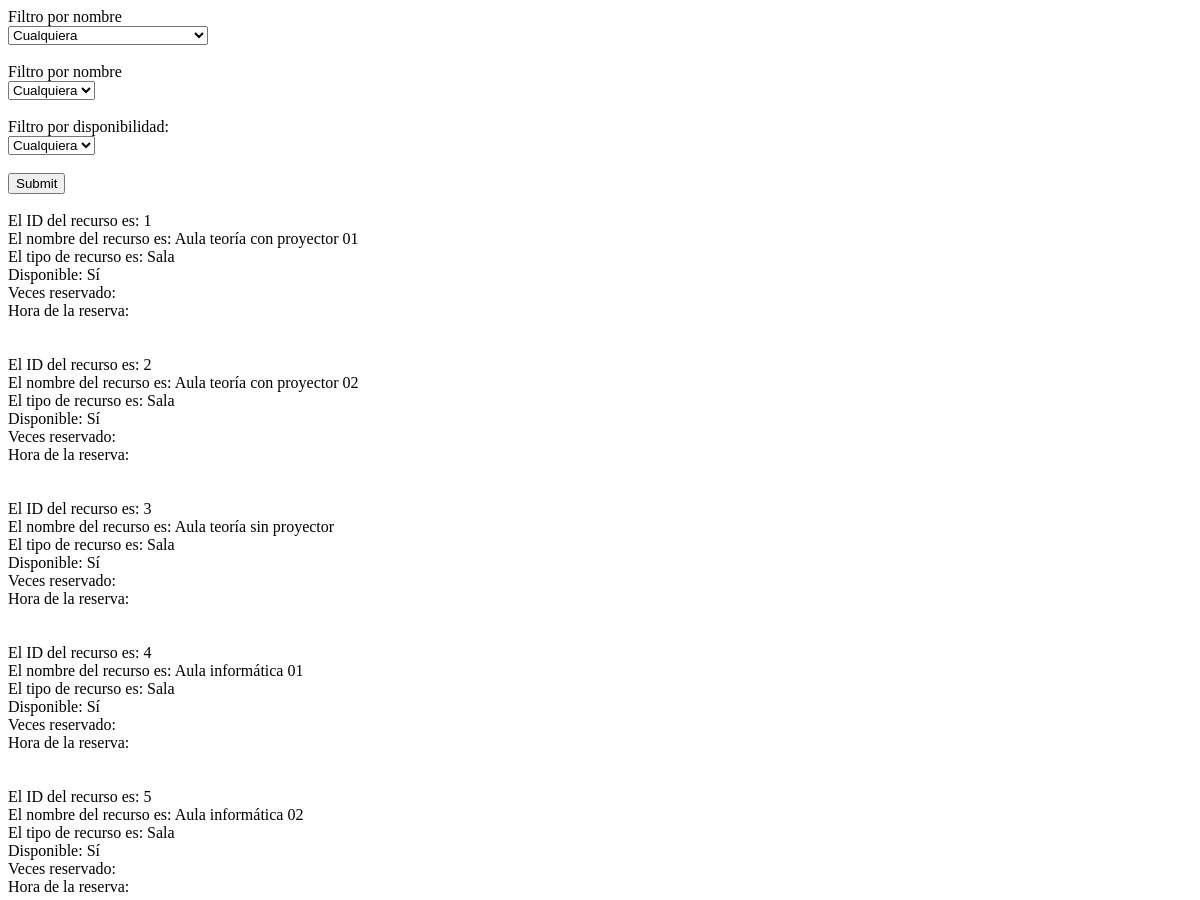
/Jorge/FiltroInicial.php (upper part), run on an earlier commit of the app's database.
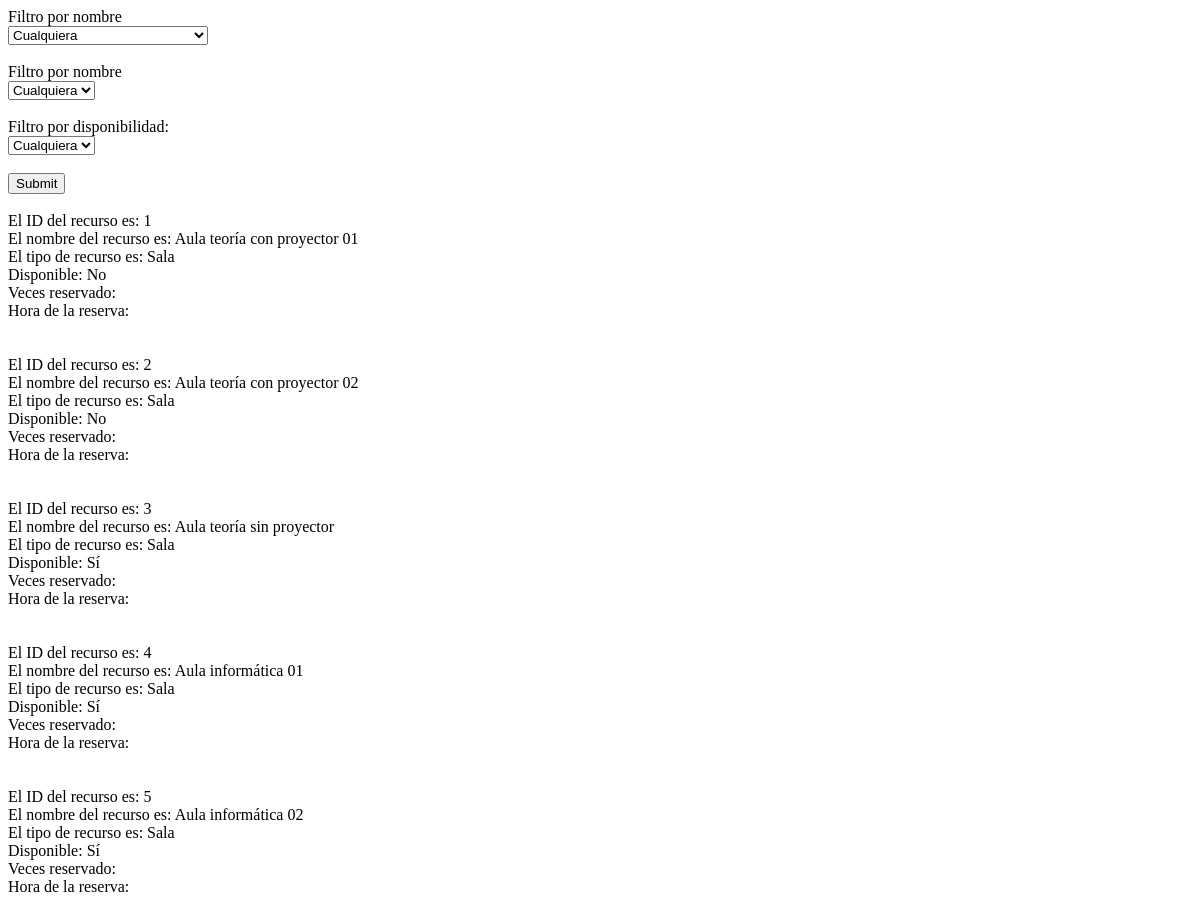
And on a later commit of the database.
### tables this page shows
CREATE TABLE `tbl_recurso` (
  `idRecurso` int(4) NOT NULL,
  `nombreRecursos` varchar(35) DEFAULT NULL,
  `tipoRecursos` enum('Sala','Material') DEFAULT NULL,
  `Ocupado` tinyint(1) NOT NULL
);

### Jorge/FiltroInicial.php (the view, shortened to what this page needs)
<!DOCTYPE html>
<html>
<head>
</head>
	<body>
		<form action='FiltroBusqueda.php' method='REQUEST' accept-charset='UTF-8'>
			<?php
			$conexion=mysqli_connect("localhost","root","","bd_empresa");
			echo "Filtro por nombre<br>";
			?>
			<select name='nombreRecursos'>
				<option>Cualquiera</option>
			</select><br><br>
			<?php
			echo "Filtro por nombre<br>";
			?>
			<select name='tipoRecursos'>
				<option>Cualquiera</option>
			</select><br><br>
			Filtro por disponibilidad:<br>
			<select name='Ocupado'>
				<option value="Cualquiera">Cualquiera</option>
			</select><br><br>
			<input type='submit' name='Enviar'><br><br>
			<?php
				$query="SELECT * FROM `tbl_recurso`";
				$sql=mysqli_query($conexion, $query);
				while ($row=mysqli_fetch_array($sql)) {
					echo "El ID del recurso es: ".$row['idRecurso'].'<br>';
					echo "El nombre del recurso es: ".utf8_encode($row['nombreRecursos']).'<br>';
					echo "El tipo de recurso es: ".$row['tipoRecursos'].'<br>';
					if ($row['Ocupado']==0) {
							echo 'Disponible: No <br>';
						} elseif ($row['Ocupado']==1){
							echo 'Disponible: Sí <br>';
						}
					echo 'Veces reservado: '.$row[''].'<br>';
						echo 'Hora de la reserva: '.$row[''].'<br><br><br>';
				}
			?>
		</form>
	</body>
</html>

What changed in the data, as far as the page shows it:
changed tbl_recurso "Aula teoría con proyector 01": Ocupado "Disponible: Sí" → "Disponible: No"
changed tbl_recurso "Aula teoría con proyector 02": Ocupado "Disponible: Sí" → "Disponible: No"
